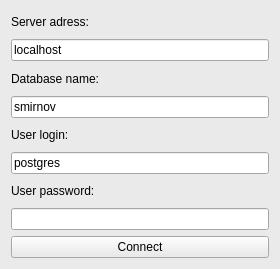
<?xml version="1.0" encoding="UTF-8"?>
<ui version="4.0">
 <class>ConnectionDialog</class>
 <widget class="QWidget" name="ConnectionDialog">
  <property name="geometry">
   <rect>
    <x>0</x>
    <y>0</y>
    <width>280</width>
    <height>269</height>
   </rect>
  </property>
  <property name="palette">
   <palette>
    <active>
     <colorrole role="WindowText">
      <brush brushstyle="SolidPattern">
       <color alpha="255">
        <red>0</red>
        <green>0</green>
        <blue>0</blue>
       </color>
      </brush>
     </colorrole>
     <colorrole role="Button">
      <brush brushstyle="SolidPattern">
       <color alpha="255">
        <red>234</red>
        <green>234</green>
        <blue>234</blue>
       </color>
      </brush>
     </colorrole>
     <colorrole role="Light">
      <brush brushstyle="SolidPattern">
       <color alpha="255">
        <red>255</red>
        <green>255</green>
        <blue>255</blue>
       </color>
      </brush>
     </colorrole>
     <colorrole role="Midlight">
      <brush brushstyle="SolidPattern">
       <color alpha="255">
        <red>244</red>
        <green>244</green>
        <blue>244</blue>
       </color>
      </brush>
     </colorrole>
     <colorrole role="Dark">
      <brush brushstyle="SolidPattern">
       <color alpha="255">
        <red>117</red>
        <green>117</green>
        <blue>117</blue>
       </color>
      </brush>
     </colorrole>
     <colorrole role="Mid">
      <brush brushstyle="SolidPattern">
       <color alpha="255">
        <red>156</red>
        <green>156</green>
        <blue>156</blue>
       </color>
      </brush>
     </colorrole>
     <colorrole role="Text">
      <brush brushstyle="SolidPattern">
       <color alpha="255">
        <red>0</red>
        <green>0</green>
        <blue>0</blue>
       </color>
      </brush>
     </colorrole>
     <colorrole role="BrightText">
      <brush brushstyle="SolidPattern">
       <color alpha="255">
        <red>255</red>
        <green>255</green>
        <blue>255</blue>
       </color>
      </brush>
     </colorrole>
     <colorrole role="ButtonText">
      <brush brushstyle="SolidPattern">
       <color alpha="255">
        <red>0</red>
        <green>0</green>
        <blue>0</blue>
       </color>
      </brush>
     </colorrole>
     <colorrole role="Base">
      <brush brushstyle="SolidPattern">
       <color alpha="255">
        <red>255</red>
        <green>255</green>
        <blue>255</blue>
       </color>
      </brush>
     </colorrole>
     <colorrole role="Window">
      <brush brushstyle="SolidPattern">
       <color alpha="255">
        <red>234</red>
        <green>234</green>
        <blue>234</blue>
       </color>
      </brush>
     </colorrole>
     <colorrole role="Shadow">
      <brush brushstyle="SolidPattern">
       <color alpha="255">
        <red>0</red>
        <green>0</green>
        <blue>0</blue>
       </color>
      </brush>
     </colorrole>
     <colorrole role="AlternateBase">
      <brush brushstyle="SolidPattern">
       <color alpha="255">
        <red>244</red>
        <green>244</green>
        <blue>244</blue>
       </color>
      </brush>
     </colorrole>
     <colorrole role="ToolTipBase">
      <brush brushstyle="SolidPattern">
       <color alpha="255">
        <red>255</red>
        <green>255</green>
        <blue>220</blue>
       </color>
      </brush>
     </colorrole>
     <colorrole role="ToolTipText">
      <brush brushstyle="SolidPattern">
       <color alpha="255">
        <red>0</red>
        <green>0</green>
        <blue>0</blue>
       </color>
      </brush>
     </colorrole>
     <colorrole role="PlaceholderText">
      <brush brushstyle="SolidPattern">
       <color alpha="128">
        <red>0</red>
        <green>0</green>
        <blue>0</blue>
       </color>
      </brush>
     </colorrole>
    </active>
    <inactive>
     <colorrole role="WindowText">
      <brush brushstyle="SolidPattern">
       <color alpha="255">
        <red>0</red>
        <green>0</green>
        <blue>0</blue>
       </color>
      </brush>
     </colorrole>
     <colorrole role="Button">
      <brush brushstyle="SolidPattern">
       <color alpha="255">
        <red>234</red>
        <green>234</green>
        <blue>234</blue>
       </color>
      </brush>
     </colorrole>
     <colorrole role="Light">
      <brush brushstyle="SolidPattern">
       <color alpha="255">
        <red>255</red>
        <green>255</green>
        <blue>255</blue>
       </color>
      </brush>
     </colorrole>
     <colorrole role="Midlight">
      <brush brushstyle="SolidPattern">
       <color alpha="255">
        <red>244</red>
        <green>244</green>
        <blue>244</blue>
       </color>
      </brush>
     </colorrole>
     <colorrole role="Dark">
      <brush brushstyle="SolidPattern">
       <color alpha="255">
        <red>117</red>
        <green>117</green>
        <blue>117</blue>
       </color>
      </brush>
     </colorrole>
     <colorrole role="Mid">
      <brush brushstyle="SolidPattern">
       <color alpha="255">
        <red>156</red>
        <green>156</green>
        <blue>156</blue>
       </color>
      </brush>
     </colorrole>
     <colorrole role="Text">
      <brush brushstyle="SolidPattern">
       <color alpha="255">
        <red>0</red>
        <green>0</green>
        <blue>0</blue>
       </color>
      </brush>
     </colorrole>
     <colorrole role="BrightText">
      <brush brushstyle="SolidPattern">
       <color alpha="255">
        <red>255</red>
        <green>255</green>
        <blue>255</blue>
       </color>
      </brush>
     </colorrole>
     <colorrole role="ButtonText">
      <brush brushstyle="SolidPattern">
       <color alpha="255">
        <red>0</red>
        <green>0</green>
        <blue>0</blue>
       </color>
      </brush>
     </colorrole>
     <colorrole role="Base">
      <brush brushstyle="SolidPattern">
       <color alpha="255">
        <red>255</red>
        <green>255</green>
        <blue>255</blue>
       </color>
      </brush>
     </colorrole>
     <colorrole role="Window">
      <brush brushstyle="SolidPattern">
       <color alpha="255">
        <red>234</red>
        <green>234</green>
        <blue>234</blue>
       </color>
      </brush>
     </colorrole>
     <colorrole role="Shadow">
      <brush brushstyle="SolidPattern">
       <color alpha="255">
        <red>0</red>
        <green>0</green>
        <blue>0</blue>
       </color>
      </brush>
     </colorrole>
     <colorrole role="AlternateBase">
      <brush brushstyle="SolidPattern">
       <color alpha="255">
        <red>244</red>
        <green>244</green>
        <blue>244</blue>
       </color>
      </brush>
     </colorrole>
     <colorrole role="ToolTipBase">
      <brush brushstyle="SolidPattern">
       <color alpha="255">
        <red>255</red>
        <green>255</green>
        <blue>220</blue>
       </color>
      </brush>
     </colorrole>
     <colorrole role="ToolTipText">
      <brush brushstyle="SolidPattern">
       <color alpha="255">
        <red>0</red>
        <green>0</green>
        <blue>0</blue>
       </color>
      </brush>
     </colorrole>
     <colorrole role="PlaceholderText">
      <brush brushstyle="SolidPattern">
       <color alpha="128">
        <red>0</red>
        <green>0</green>
        <blue>0</blue>
       </color>
      </brush>
     </colorrole>
    </inactive>
    <disabled>
     <colorrole role="WindowText">
      <brush brushstyle="SolidPattern">
       <color alpha="255">
        <red>117</red>
        <green>117</green>
        <blue>117</blue>
       </color>
      </brush>
     </colorrole>
     <colorrole role="Button">
      <brush brushstyle="SolidPattern">
       <color alpha="255">
        <red>234</red>
        <green>234</green>
        <blue>234</blue>
       </color>
      </brush>
     </colorrole>
     <colorrole role="Light">
      <brush brushstyle="SolidPattern">
       <color alpha="255">
        <red>255</red>
        <green>255</green>
        <blue>255</blue>
       </color>
      </brush>
     </colorrole>
     <colorrole role="Midlight">
      <brush brushstyle="SolidPattern">
       <color alpha="255">
        <red>244</red>
        <green>244</green>
        <blue>244</blue>
       </color>
      </brush>
     </colorrole>
     <colorrole role="Dark">
      <brush brushstyle="SolidPattern">
       <color alpha="255">
        <red>117</red>
        <green>117</green>
        <blue>117</blue>
       </color>
      </brush>
     </colorrole>
     <colorrole role="Mid">
      <brush brushstyle="SolidPattern">
       <color alpha="255">
        <red>156</red>
        <green>156</green>
        <blue>156</blue>
       </color>
      </brush>
     </colorrole>
     <colorrole role="Text">
      <brush brushstyle="SolidPattern">
       <color alpha="255">
        <red>117</red>
        <green>117</green>
        <blue>117</blue>
       </color>
      </brush>
     </colorrole>
     <colorrole role="BrightText">
      <brush brushstyle="SolidPattern">
       <color alpha="255">
        <red>255</red>
        <green>255</green>
        <blue>255</blue>
       </color>
      </brush>
     </colorrole>
     <colorrole role="ButtonText">
      <brush brushstyle="SolidPattern">
       <color alpha="255">
        <red>117</red>
        <green>117</green>
        <blue>117</blue>
       </color>
      </brush>
     </colorrole>
     <colorrole role="Base">
      <brush brushstyle="SolidPattern">
       <color alpha="255">
        <red>234</red>
        <green>234</green>
        <blue>234</blue>
       </color>
      </brush>
     </colorrole>
     <colorrole role="Window">
      <brush brushstyle="SolidPattern">
       <color alpha="255">
        <red>234</red>
        <green>234</green>
        <blue>234</blue>
       </color>
      </brush>
     </colorrole>
     <colorrole role="Shadow">
      <brush brushstyle="SolidPattern">
       <color alpha="255">
        <red>0</red>
        <green>0</green>
        <blue>0</blue>
       </color>
      </brush>
     </colorrole>
     <colorrole role="AlternateBase">
      <brush brushstyle="SolidPattern">
       <color alpha="255">
        <red>234</red>
        <green>234</green>
        <blue>234</blue>
       </color>
      </brush>
     </colorrole>
     <colorrole role="ToolTipBase">
      <brush brushstyle="SolidPattern">
       <color alpha="255">
        <red>255</red>
        <green>255</green>
        <blue>220</blue>
       </color>
      </brush>
     </colorrole>
     <colorrole role="ToolTipText">
      <brush brushstyle="SolidPattern">
       <color alpha="255">
        <red>0</red>
        <green>0</green>
        <blue>0</blue>
       </color>
      </brush>
     </colorrole>
     <colorrole role="PlaceholderText">
      <brush brushstyle="SolidPattern">
       <color alpha="128">
        <red>0</red>
        <green>0</green>
        <blue>0</blue>
       </color>
      </brush>
     </colorrole>
    </disabled>
   </palette>
  </property>
  <property name="windowTitle">
   <string>Connect to server</string>
  </property>
  <property name="autoFillBackground">
   <bool>false</bool>
  </property>
  <layout class="QVBoxLayout" name="verticalLayout">
   <item>
    <widget class="QLabel" name="label">
     <property name="text">
      <string>Server adress:</string>
     </property>
    </widget>
   </item>
   <item>
    <widget class="QLineEdit" name="lineEdit">
     <property name="text">
      <string>localhost</string>
     </property>
    </widget>
   </item>
   <item>
    <widget class="QLabel" name="label_2">
     <property name="text">
      <string>Database name:</string>
     </property>
    </widget>
   </item>
   <item>
    <widget class="QLineEdit" name="lineEdit_2">
     <property name="text">
      <string>smirnov</string>
     </property>
    </widget>
   </item>
   <item>
    <widget class="QLabel" name="label_3">
     <property name="text">
      <string>User login:</string>
     </property>
    </widget>
   </item>
   <item>
    <widget class="QLineEdit" name="lineEdit_3">
     <property name="text">
      <string>postgres</string>
     </property>
    </widget>
   </item>
   <item>
    <widget class="QLabel" name="label_4">
     <property name="text">
      <string>User password:</string>
     </property>
    </widget>
   </item>
   <item>
    <widget class="QLineEdit" name="lineEdit_4"/>
   </item>
   <item>
    <widget class="QPushButton" name="pushButton">
     <property name="text">
      <string>Connect</string>
     </property>
    </widget>
   </item>
  </layout>
 </widget>
 <resources/>
 <connections/>
</ui>
